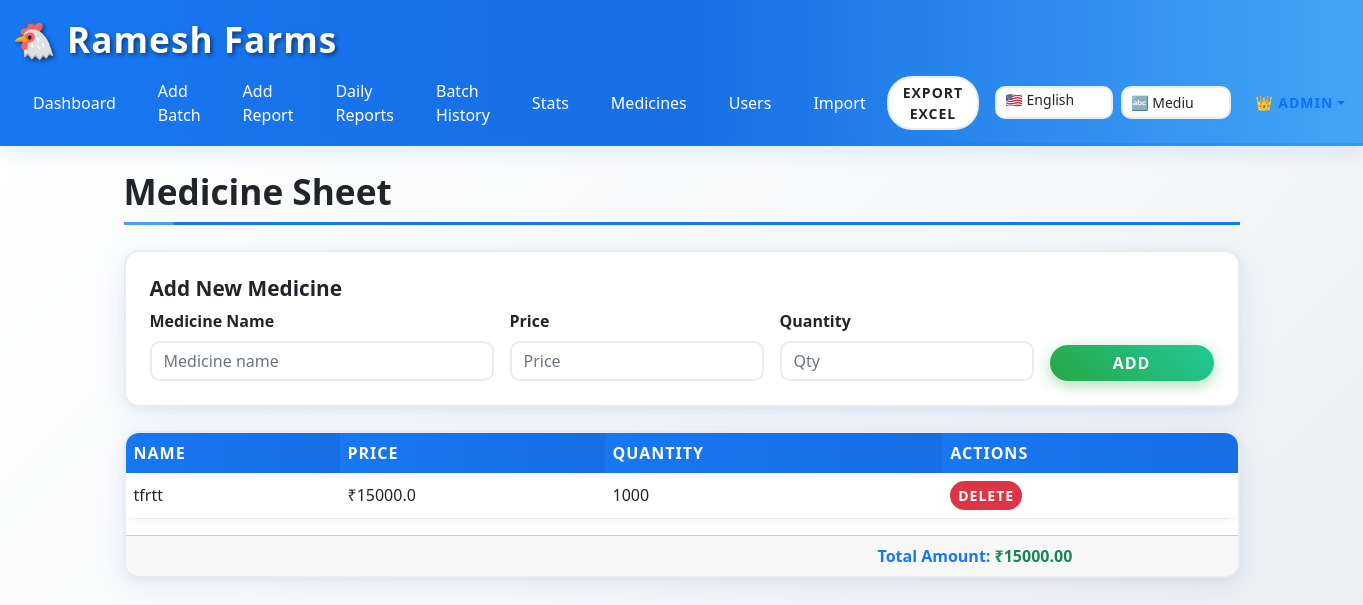
/medicines (signed in), run on an earlier commit of the app's database.
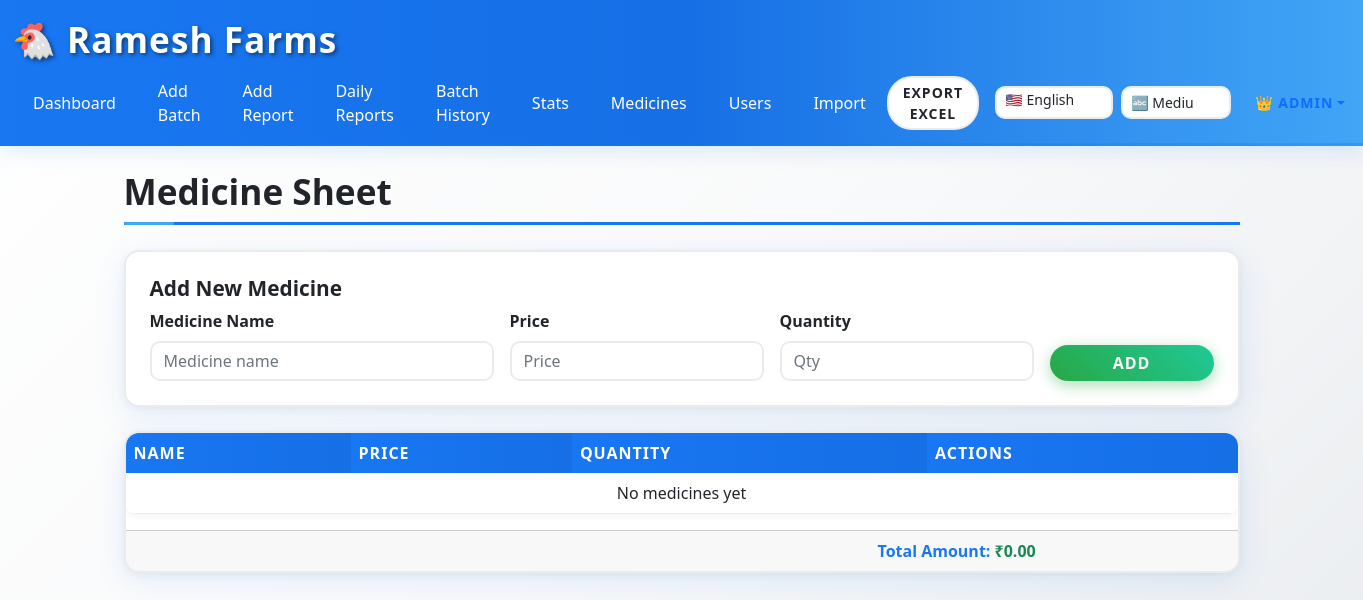
And on a later commit of the database.
### app.py (models this page shows)
class Medicine(db.Model):
    id = db.Column(db.Integer, primary_key=True)
    name = db.Column(db.String(120))
    price = db.Column(db.Float, default=0.0)
    qty = db.Column(db.Integer, default=0)

### app.py (the view, shortened to what this page needs)
@app.route('/medicines', methods=['GET','POST'])
@login_required
def medicines():
    meds = Medicine.query.order_by(Medicine.id.desc()).all()
    total_amount = sum(med.price for med in meds)
    return render_template('medicines.html', meds=meds, total_amount=total_amount)

### app.py (called while the page is built)
def login_required(f):
    @wraps(f)
    def decorated_function(*args, **kwargs):
        if 'user_id' not in session:
            return redirect(url_for('login'))
        return f(*args, **kwargs)
    return decorated_function

### templates/medicines.html (shortened to what this page needs)
{% extends 'base.html' %}
{% block content %}
<h2 data-i18n="meds_title">Medicine Sheet</h2>
<div class="card p-4 mb-4">
  <h5 data-i18n="add_new_medicine">Add New Medicine</h5>
  <form method="POST" class="row g-3">
    <div class="col-md-4">
      <label for="med-name" class="form-label" data-i18n="medicine_name">Medicine Name</label>
      <input id="med-name" data-i18n-placeholder="med_name_ph" name="name" class="form-control" placeholder="Medicine name" required>
    </div>
    <div class="col-md-3">
      <label for="med-price" class="form-label" data-i18n="medicine_price">Price</label>
      <input id="med-price" data-i18n-placeholder="med_price_ph" name="price" class="form-control" placeholder="Price" type="number" step="0.01">
    </div>
    <div class="col-md-3">
      <label for="med-qty" class="form-label" data-i18n="medicine_qty">Quantity</label>
      <input id="med-qty" data-i18n-placeholder="med_qty_ph" name="qty" class="form-control" placeholder="Qty" type="number">
    </div>
    <div class="col-md-2 d-flex align-items-end">
      <button class="btn btn-success w-100" type="submit" data-i18n="add_med">Add</button>
    </div>
  </form>
</div>
<div class="card">
  <div class="table-responsive">
    <table class="table table-hover">
      <thead>
        <tr>
          <th data-i18n="table_medicine_name">Name</th>
          <th data-i18n="table_medicine_price">Price</th>
          <th data-i18n="table_medicine_qty">Quantity</th>
          {% if session.role == 'admin' %}
          <th data-i18n="table_actions">Actions</th>
          {% endif %}
        </tr>
      </thead>
      <tbody>
        {% for m in meds %}
          <tr>
            <td>{{ m.name }}</td>
            <td>₹{{ m.price }}</td>
            <td>{{ m.qty }}</td>
            {% if session.role == 'admin' %}
            <td>
              <form method="POST" action="{{ url_for('delete_medicine', medicine_id=m.id) }}" style="display: inline;"
                    onsubmit="return confirm('Are you sure you want to delete this medicine?');">
                <button type="submit" class="btn btn-danger btn-sm">
                   Delete
                </button>
              </form>
            </td>
            {% endif %}
          </tr>
        {% else %}
          <tr>
            <td colspan="{% if session.role == 'admin' %}4{% else %}3{% endif %}" class="text-center" data-i18n="no_meds">No medicines yet</td>
          </tr>
        {% endfor %}
      </tbody>
    </table>
  </div>
  <div class="card-footer">
    <div class="row">
      <div class="col-md-8"></div>
      <div class="col-md-4">
        <strong data-i18n="total_amount">Total Amount: </strong>
        <span class="text-success fw-bold">₹{{ "%.2f"|format(total_amount|float) }}</span>
      </div>
    </div>
  </div>
</div>
{% endblock %}

What changed in the data, as far as the page shows it:
removed Medicine: name "tfrtt", price "15000.0", qty "1000"
Also different on the page:
{{ "%.2f"|format(total_amount|float) }}: "15000.00" → "0.00"
text now shown: "No medicines yet"
